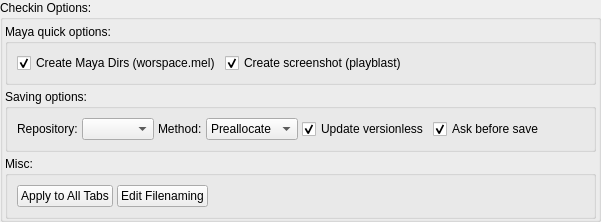
<?xml version="1.0" encoding="UTF-8"?>
<ui version="4.0">
 <class>checkinOptionsGroupBox</class>
 <widget class="QGroupBox" name="checkinOptionsGroupBox">
  <property name="sizePolicy">
   <sizepolicy hsizetype="Preferred" vsizetype="Minimum">
    <horstretch>0</horstretch>
    <verstretch>0</verstretch>
   </sizepolicy>
  </property>
  <property name="windowTitle">
   <string>GroupBox</string>
  </property>
  <property name="title">
   <string>Checkin Options:</string>
  </property>
  <property name="flat">
   <bool>true</bool>
  </property>
  <layout class="QGridLayout" name="gridLayout">
   <property name="leftMargin">
    <number>2</number>
   </property>
   <property name="topMargin">
    <number>4</number>
   </property>
   <property name="rightMargin">
    <number>2</number>
   </property>
   <property name="bottomMargin">
    <number>0</number>
   </property>
   <property name="spacing">
    <number>4</number>
   </property>
   <item row="2" column="0" colspan="2">
    <widget class="QGroupBox" name="groupBox">
     <property name="title">
      <string>Misc:</string>
     </property>
     <layout class="QHBoxLayout" name="horizontalLayout_2">
      <property name="spacing">
       <number>4</number>
      </property>
      <item>
       <widget class="QPushButton" name="saveAsDefaultsPushButton">
        <property name="text">
         <string>Apply to All Tabs</string>
        </property>
       </widget>
      </item>
      <item>
       <widget class="QPushButton" name="pushButton">
        <property name="text">
         <string>Edit Filenaming</string>
        </property>
       </widget>
      </item>
      <item>
       <spacer name="horizontalSpacer_3">
        <property name="orientation">
         <enum>Qt::Horizontal</enum>
        </property>
        <property name="sizeHint" stdset="0">
         <size>
          <width>40</width>
          <height>20</height>
         </size>
        </property>
       </spacer>
      </item>
     </layout>
    </widget>
   </item>
   <item row="0" column="0" colspan="2">
    <widget class="QGroupBox" name="mayaOptionsGroupBox">
     <property name="title">
      <string>Maya quick options:</string>
     </property>
     <layout class="QHBoxLayout" name="horizontalLayout">
      <property name="spacing">
       <number>4</number>
      </property>
      <item>
       <widget class="QCheckBox" name="createMayaDirsCheckBox">
        <property name="text">
         <string>Create Maya Dirs (worspace.mel)</string>
        </property>
        <property name="checked">
         <bool>true</bool>
        </property>
       </widget>
      </item>
      <item>
       <widget class="QCheckBox" name="createPlayblastCheckBox">
        <property name="text">
         <string>Create screenshot (playblast)</string>
        </property>
        <property name="checked">
         <bool>true</bool>
        </property>
       </widget>
      </item>
      <item>
       <spacer name="horizontalSpacer_2">
        <property name="orientation">
         <enum>Qt::Horizontal</enum>
        </property>
        <property name="sizeHint" stdset="0">
         <size>
          <width>40</width>
          <height>20</height>
         </size>
        </property>
       </spacer>
      </item>
     </layout>
    </widget>
   </item>
   <item row="1" column="0" colspan="2">
    <widget class="QGroupBox" name="groupBox_2">
     <property name="title">
      <string>Saving options:</string>
     </property>
     <layout class="QHBoxLayout" name="horizontalLayout_3" stretch="0,1,0,0,0,0,1">
      <property name="spacing">
       <number>4</number>
      </property>
      <item>
       <widget class="QLabel" name="repositoryLabel">
        <property name="text">
         <string>Repository:</string>
        </property>
       </widget>
      </item>
      <item>
       <widget class="QComboBox" name="repositoryComboBox"/>
      </item>
      <item>
       <widget class="QLabel" name="checkinMethodLabel">
        <property name="text">
         <string>Method:</string>
        </property>
       </widget>
      </item>
      <item>
       <widget class="QComboBox" name="checkinMethodComboBox">
        <item>
         <property name="text">
          <string>Preallocate</string>
         </property>
        </item>
        <item>
         <property name="text">
          <string>In-Place</string>
         </property>
        </item>
        <item>
         <property name="text">
          <string>Copy</string>
         </property>
        </item>
        <item>
         <property name="text">
          <string>Move</string>
         </property>
        </item>
        <item>
         <property name="text">
          <string>Upload</string>
         </property>
        </item>
       </widget>
      </item>
      <item>
       <widget class="QCheckBox" name="updateVersionlessCheckBox">
        <property name="text">
         <string>Update versionless</string>
        </property>
        <property name="checked">
         <bool>true</bool>
        </property>
       </widget>
      </item>
      <item>
       <widget class="QCheckBox" name="askBeforeSaveCheckBox">
        <property name="text">
         <string>Ask before save</string>
        </property>
        <property name="checked">
         <bool>true</bool>
        </property>
       </widget>
      </item>
      <item>
       <spacer name="horizontalSpacer">
        <property name="orientation">
         <enum>Qt::Horizontal</enum>
        </property>
        <property name="sizeHint" stdset="0">
         <size>
          <width>40</width>
          <height>20</height>
         </size>
        </property>
       </spacer>
      </item>
     </layout>
    </widget>
   </item>
  </layout>
 </widget>
 <resources/>
 <connections/>
</ui>
